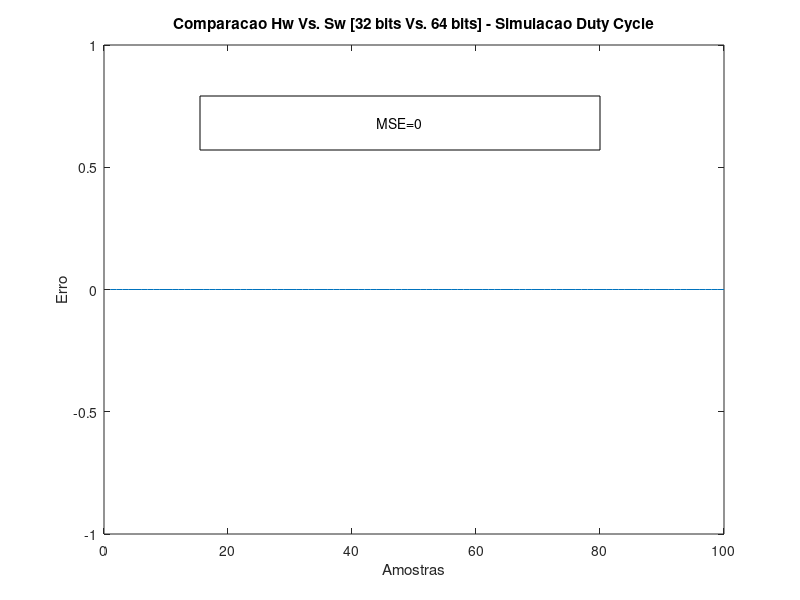

MATLAB code to generate this figure:
close all
clc
clear all

FW = 23; % Mantissa length
EW = 8;  % Expoent length

lookup = textread('duty_bin.txt', '%s');
result = textread('out_vector_dutyCycle.txt', '%s');

A  = length(lookup);

result_hw = zeros(A, 1);
result_sw = zeros(A, 1);

for i=1:A
  result_hw(i, 1) = bin2dec(result(i));
  result_sw(i, 1) = bin2dec(lookup(i));

  erro(i) = sum((result_hw(i,:) - result_sw(i,:)).^2);
end

MSE = sum(erro)/A;

mySTR = strcat("MSE=", num2str(MSE));

figure;
plot(erro)
xlabel("Amostras");
ylabel("Erro");
title("Comparacao Hw Vs. Sw [32 bits Vs. 64 bits] - Simulacao Duty Cycle");
annotation ("textbox", [.25 .75 .5 .09], "string", mySTR, "horizontalalignment", "center", "fitboxtotext", "off");
hold on;
print('Hardware_VS_Software - Duty Cycle Simulation.png','-dpng');